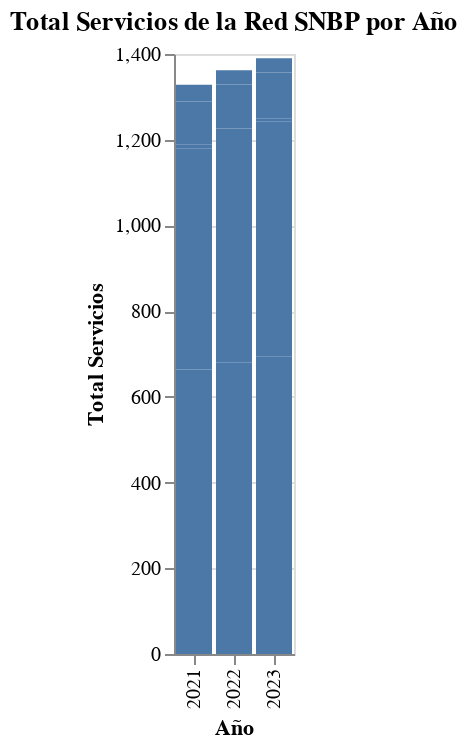

The notebook cell this image was saved under:
### Code cell
import altair as alt
import pandas as pd

df_melted = pd.melt(df2, id_vars=[], value_vars=['2021', '2022', '2023'],
                    var_name='Año', value_name='Total Servicios de la Red SNBP')

alt.Chart(df_melted).mark_bar().encode(
    x=alt.X('Año:O', title='Año'),
    y=alt.Y('Total Servicios de la Red SNBP:Q', title='Total Servicios'),
).properties(
    title='Total Servicios de la Red SNBP por Año'
)

### Figure 1 — Vega-Lite specification as saved in the notebook (floating-point values rounded to 4 significant figures)
{"config": {"view": {"continuousWidth": 400, "continuousHeight": 300}}, "data": {"name": "data-e9ce9798f054c988e66098fd24a3c265"}, "mark": "bar", "encoding": {"x": {"field": "Año", "title": "Año", "type": "ordinal"}, "y": {"field": "Total Servicios de la Red SNBP", "title": "Total Servicios", "type": "quantitative"}}, "title": "Total Servicios de la Red SNBP por Año", "$schema": "https://vega.github.io/schema/vega-lite/v4.17.0.json", "datasets": {"data-e9ce9798f054c988e66098fd24a3c265": [{"Año": "2021", "Total Servicios de la Red SNBP": "664"}, {"Año": "2021", "Total Servicios de la Red SNBP": "516"}, {"Año": "2021", "Total Servicios de la Red SNBP": "8"}, {"Año": "2021", "Total Servicios de la Red SNBP": "101"}, {"Año": "2021", "Total Servicios de la Red SNBP": "39"}, {"Año": "2021", "Total Servicios de la Red SNBP": "95%"}, {"Año": "2022", "Total Servicios de la Red SNBP": "681"}, {"Año": "2022", "Total Servicios de la Red SNBP": "537"}, {"Año": "2022", "Total Servicios de la Red SNBP": "8"}, {"Año": "2022", "Total Servicios de la Red SNBP": "103"}, {"Año": "2022", "Total Servicios de la Red SNBP": "33"}, {"Año": "2022", "Total Servicios de la Red SNBP": "96%"}, {"Año": "2023", "Total Servicios de la Red SNBP": "695"}, {"Año": "2023", "Total Servicios de la Red SNBP": "548"}, {"Año": "2023", "Total Servicios de la Red SNBP": "7"}, {"Año": "2023", "Total Servicios de la Red SNBP": "107"}, {"Año": "2023", "Total Servicios de la Red SNBP": "33"}, {"Año": "2023", "Total Servicios de la Red SNBP": "97%"}]}}
